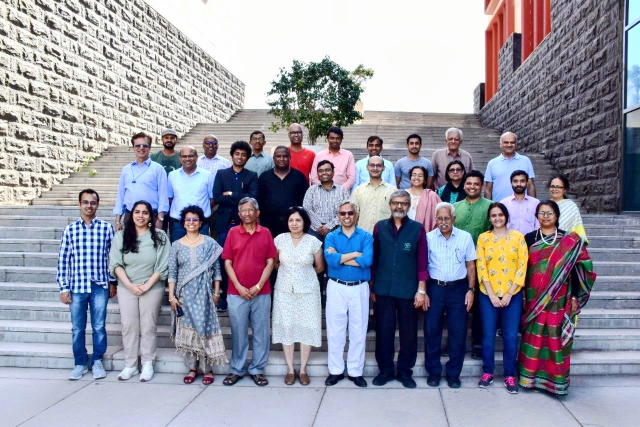
#> input picture Plaksha_Faculty.jpg, 1280 x 854 px, found by its file name (shown at 1/2 size)
$ jupyter execute RhythmLab5.ipynb   (shell and % lines are left out)
#> lines starting #> are read from the running program, lines starting #| are printed output that depends on the picture; after the words box and inside, x2 and y2 are one past the last pixel; in counts of white or black regions, pixels touching at a corner belong together
[cell 1]
import cv2
import numpy as np
import matplotlib.pyplot as plt
from sklearn.cluster import KMeans
from scipy.spatial import distance
from matplotlib.offsetbox import OffsetImage, AnnotationBbox

[cell 2]
import wandb
wandb.login(key="0b07b231f0ded66169038bc9fe81c2e3fb2c8adb")
wandb.init(project="my-awesome-project")

[cell 3]
# Reading the image plaksha_Faculty.jpg
img = cv2.imread("plaksha_Faculty.jpg")
#> img is the input picture: shape (854, 1280, 3); mean B, G, R 162.4, 149, 149.2

# Convert the image to grayscale
gray_img = cv2.cvtColor(img, cv2.COLOR_BGR2GRAY)
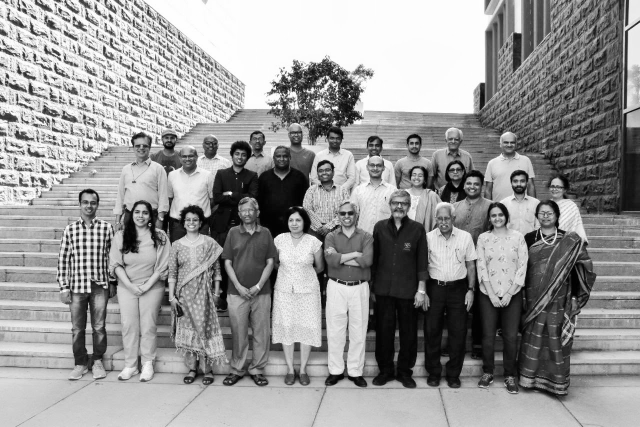
#> gray_img: shape (854, 1280) (shown at 1/2 size); min 0, max 255, mean 150.6

# Loading the required Haar-cascade XML classifier file
face_cascade = cv2.CascadeClassifier(cv2.data.haarcascades + "haarcascade_frontalface_default.xml")

# Applying the face detection method on the grayscale image
# Change the parameters for better detection of faces in your case.
faces_rect = face_cascade.detectMultiScale(gray_img, scaleFactor = 1.05, minNeighbors = 4, minSize=(25, 25), maxSize=(50, 50))
#> faces_rect = 30 rows, first 6: [322, 263, 33, 33], [654, 265, 31, 31], [500, 266, 30, 30], [892, 267, 31, 31], [409, 277, 28, 28], [812, 274, 34, 34]

# Define the text and font parameters
text = "Face Detected"  # The text you want to write
font = cv2.FONT_HERSHEY_SIMPLEX  # Font type
font_scale = 0.5  # Font scale factor
font_color = (0, 0, 255)  # Text color in BGR format (red)
font_thickness = 1  # Thickness of the text

# Iterating through rectangles of detected faces
for (x, y, w, h) in faces_rect:
    cv2.rectangle(img, (x, y), (x + w, y + h), (0, 0, 255), 2)
    # Add text above the detected face
    cv2.putText(img, text, (x, y - 10), font, font_scale, font_color, font_thickness)
#> this loop made 30 passes
#> (x, y, w, h) on passes 1 to 12: (322, 263, 33, 33), (654, 265, 31, 31), (500, 266, 30, 30), (892, 267, 31, 31), (409, 277, 28, 28), (812, 274, 34, 34), (464, 296, 33, 33), (632, 328, 34, 34), (819, 337, 33, 33), (570, 426, 39, 39), (576, 253, 32, 32), (1003, 273, 32, 32)
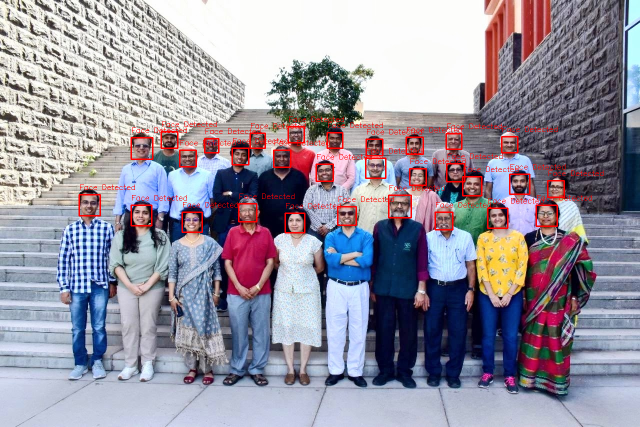
#> img: shape (854, 1280, 3) (shown at 1/2 size); 1.85% of pixels changed, all inside (x1, y1, x2, y2) = (157, 233, 1207, 467)

# Display the image with detected faces
plt.imshow(img)
plt.show()

[cell 4]
from matplotlib.offsetbox import OffsetImage, AnnotationBbox

# Convert the image from BGR to HSV and store in img_hsv
img_hsv = cv2.cvtColor(img, cv2.COLOR_BGR2HSV)
#> img_hsv: shape (854, 1280, 3); mean H, S, V 85.4, 71.4, 173.9

hue_saturation = []
face_images = []  # To store detected face images

for (x, y, w, h) in faces_rect:
    face = img_hsv[y:y + h, x:x + w]
    hue = np.mean(face[:, :, 0])
    saturation = np.mean(face[:, :, 1])
    hue_saturation.append((hue, saturation))
    face_images.append(face)
#> this loop made 30 passes
#> (x, y, w, h, hue, saturation) on passes 1 to 12: (322, 263, 33, 33, 57.92, 125), (654, 265, 31, 31, 50.31, 135.9), (500, 266, 30, 30, 31.43, 128.1), (892, 267, 31, 31, 81.31, 108.2), (409, 277, 28, 28, 95.74, 135.4), (812, 274, 34, 34, 56.97, 128.3), (464, 296, 33, 33, 42.56, 134.3), (632, 328, 34, 34, 81.22, 114.8), (819, 337, 33, 33, 36.69, 114.4), (570, 426, 39, 39, 55.81, 115.3), (576, 253, 32, 32, 75.87, 105.9), (1003, 273, 32, 32, 51.71, 106.9)
#> after the loop, face_images = 30 items; hue_saturation = 30 pairs, first value 23.05 to 120.8, second value 83.38 to 135.9

hue_saturation = np.array(hue_saturation)

# Perform k-Means clustering on hue_saturation and store in kmeans
kmeans = KMeans(n_clusters=3, random_state=42).fit(hue_saturation)

# Create a figure and axis
fig, ax = plt.subplots(figsize=(12, 6))

# Plot the clustered faces with custom markers
for i, (x, y, w, h) in enumerate(faces_rect):
    # Convert face image from HSV to RGB and resize for visualization
    im = OffsetImage(cv2.cvtColor(cv2.resize(face_images[i], (20, 20)), cv2.COLOR_HSV2RGB), zoom=1.5)
    ab = AnnotationBbox(im, (hue_saturation[i, 0], hue_saturation[i, 1]), frameon=False, pad=0)
    ax.add_artist(ab)
    plt.plot(hue_saturation[i, 0], hue_saturation[i, 1], 'bo')  # Plot data points

# Set labels and title
plt.xlabel("Hue")
plt.ylabel("Saturation")
plt.title("Face Clustering based on Hue & Saturation")
plt.grid(True)

plt.show()
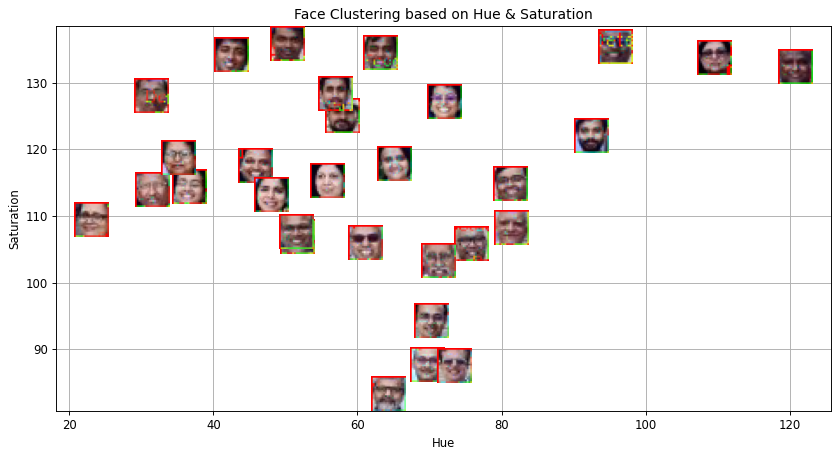
#> figure drawn by matplotlib, 1 panel

[cell 5]
# Create an empty list to store legend labels
legend_labels = []

# Create lists to store points for each cluster
cluster_0_points = []
cluster_1_points = []

# Your code for scatter plot goes here
fig, ax = plt.subplots(figsize=(12, 6))

# Separate points into clusters based on KMeans labels
for i, (x, y, w, h) in enumerate(faces_rect):
    if kmeans.labels_[i] == 0:
        cluster_0_points.append((hue_saturation[i, 0], hue_saturation[i, 1]))
    else:
        cluster_1_points.append((hue_saturation[i, 0], hue_saturation[i, 1]))
#> after the loop, cluster_0_points = [(57.92, 125), (50.31, 135.9), (31.43, 128.1), (56.97, 128.3), (42.56, 134.3), (36.69, 114.4), (55.81, 115.3), (51.71, 106.9), (63.22, 134.6), (45.8, 117.5), (23.05, 109.4), (31.55, 113.9), (48.03, 113.2), (51.53, 107.6), (35.11, 118.8)]; cluster_1_points = [(81.31, 108.2), (95.74, 135.4), (81.22, 114.8), (75.87, 105.9), (120.8, 132.5), (109.6, 133.8), (72, 127.1), (69.76, 87.69), (92.49, 122), (61.16, 106), (65.06, 117.9), (70.27, 94.28), (71.27, 103.4), (73.39, 87.63), (64.28, 83.38)]

# Convert lists to NumPy arrays for easier manipulation
cluster_0_points = np.array(cluster_0_points)
#> cluster_0_points = 15 rows, first 8: [57.92, 125], [50.31, 135.9], [31.43, 128.1], [56.97, 128.3], [42.56, 134.3], [36.69, 114.4], [55.81, 115.3], [51.71, 106.9]
cluster_1_points = np.array(cluster_1_points)
#> cluster_1_points = 15 rows, first 8: [81.31, 108.2], [95.74, 135.4], [81.22, 114.8], [75.87, 105.9], [120.8, 132.5], [109.6, 133.8], [72, 127.1], [69.76, 87.69]

# Plot points for cluster 0 in green
plt.scatter(cluster_0_points[:, 0], cluster_0_points[:, 1], color='green', label='Cluster 0', alpha=0.6)

# Plot points for cluster 1 in blue
plt.scatter(cluster_1_points[:, 0], cluster_1_points[:, 1], color='blue', label='Cluster 1', alpha=0.6)

# Calculate centroids from KMeans model
centroid_0 = kmeans.cluster_centers_[0]
#> centroid_0 = [45.45, 120.2]
centroid_1 = kmeans.cluster_centers_[1]
#> centroid_1 = [104.7, 130.9]

# Plot both the centroids for cluster 0 and cluster 1
plt.scatter(centroid_0[0], centroid_0[1], color='black', marker='x', s=100, label='Centroid 0')
plt.scatter(centroid_1[0], centroid_1[1], color='red', marker='x', s=100, label='Centroid 1')

# Set axis labels and title
plt.xlabel("Hue")
plt.ylabel("Saturation")
plt.title("Face Clustering based on Hue & Saturation")

# Add legend and grid
plt.legend()
plt.grid(True)

# Show the plot
plt.show()
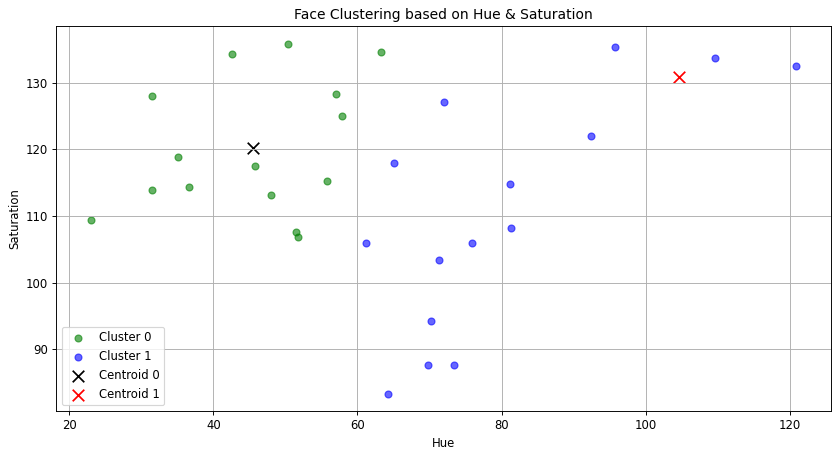
#> figure drawn by matplotlib, 1 panel

[cell 6]
# Read the class of the template image 'Dr_Shashi_Tharoor.jpg' using cv2 and store it in template_img
template_img = cv2.imread('Dr_Shashi_Tharoor.jpg')
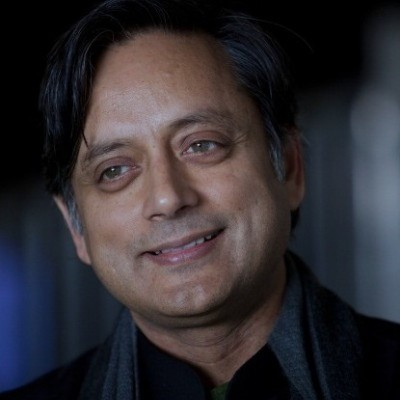
#> input picture Dr_Shashi_Tharoor.jpg, 400 x 400 px
#> template_img is the input picture: shape (400, 400, 3); mean B, G, R 49.8, 45.4, 49.1

# Convert to grayscale
gray_template = cv2.cvtColor(template_img, cv2.COLOR_BGR2GRAY)
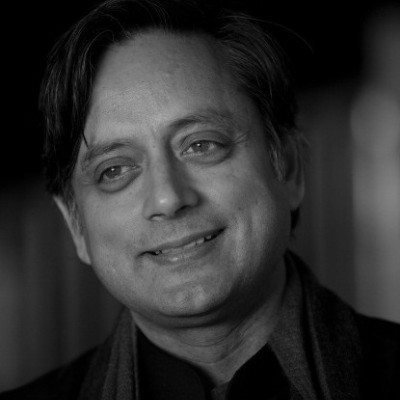
#> gray_template: shape (400, 400); min 0, max 188, mean 47

# Load Haar cascade for face detection
face_cascade = cv2.CascadeClassifier(cv2.data.haarcascades + 'haarcascade_frontalface_default.xml')

# Detect faces in the template image after converting it to gray and store it in template_faces
template_faces = face_cascade.detectMultiScale(gray_template, scaleFactor=1.1, minNeighbors=5, minSize=(30, 30))
#> template_faces = [[43, 60, 252, 252]]

# Draw rectangles around the detected faces
for (x, y, w, h) in template_faces:
    cv2.rectangle(template_img, (x, y), (x + w, y + h), (0, 255, 0), 3)
#> this loop made 1 pass
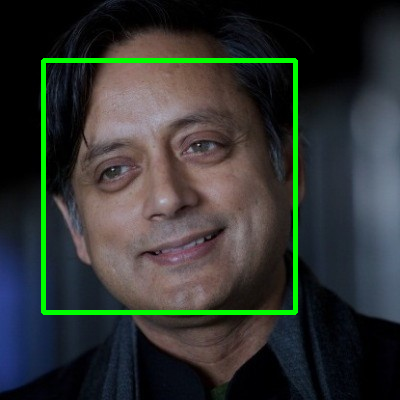
#> template_img: shape (400, 400, 3); 3.14% of pixels changed, all inside (x1, y1, x2, y2) = (41, 58, 298, 315)

# Show the image with detected faces
plt.imshow(template_img)
plt.show()

[cell 7]
# Convert the template image to HSV color space and store it in template_hsv
template_hsv = cv2.cvtColor(template_img, cv2.COLOR_BGR2HSV)
#> template_hsv: shape (400, 400, 3); mean H, S, V 66.8, 90.5, 64.6

# Extract hue and saturation features from the template image
template_hue = np.mean(template_hsv[:, :, 0])  # Mean Hue
#> template_hue = 66.77
template_saturation = np.mean(template_hsv[:, :, 1])  # Mean Saturation
#> template_saturation = 90.5

# Predict the cluster label for the template image
template_label = kmeans.predict([[template_hue, template_saturation]])[0]
#> template_label = 2

# Create a figure and axis for visualization
fig, ax = plt.subplots(figsize=(12, 6))

# Plot the clustered faces with custom markers
for i, (x, y, w, h) in enumerate(faces_rect):
    color = 'red' if kmeans.labels_[i] == 0 else 'blue'
    im = OffsetImage(cv2.cvtColor(cv2.resize(face_images[i], (20, 20)), cv2.COLOR_HSV2RGB))
    ab = AnnotationBbox(im, (hue_saturation[i, 0], hue_saturation[i, 1]), frameon=False, pad=0)
    ax.add_artist(ab)
    plt.plot(hue_saturation[i, 0], hue_saturation[i, 1], 'o', markersize=5, color=color)
#> this loop made 30 passes

# Plot the template image in the respective cluster
if template_label == 0:
    color = 'red'
else:
    color = 'blue'
im = OffsetImage(cv2.cvtColor(cv2.resize(template_img, (20, 20)), cv2.COLOR_BGR2RGB))
ab = AnnotationBbox(im, (template_hue, template_saturation), frameon=False, pad=0)
ax.add_artist(ab)


ax.set_xlabel("Hue")
ax.set_ylabel("Saturation")
ax.set_title("Clustering of Faces Based on HSV Features")
ax.grid(True)

plt.show()
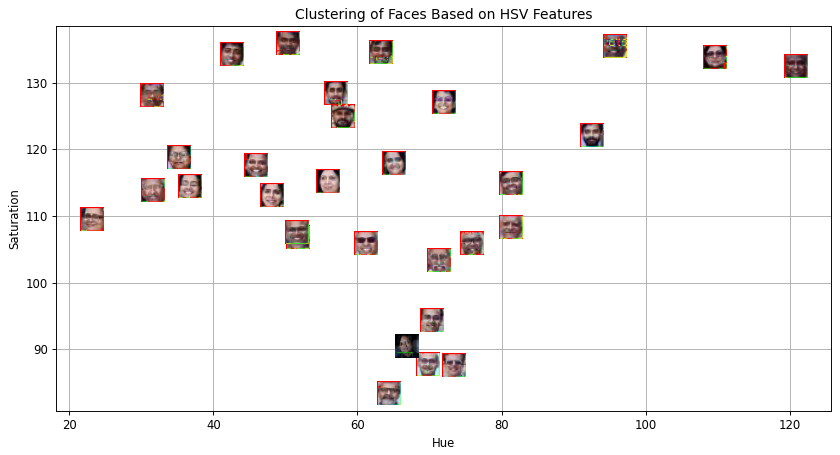
#> figure drawn by matplotlib, 1 panel

[cell 8]
# Create an empty list to store legend labels
legend_labels = []

# Create lists to store points for each cluster
cluster_0_points = []
cluster_1_points = []

# Scatter plot setup
fig, ax = plt.subplots(figsize=(12, 6))
for i, (x, y, w, h) in enumerate(faces_rect):
    if kmeans.labels_[i] == 0:
        cluster_0_points.append((hue_saturation[i, 0], hue_saturation[i, 1]))
    else:
        cluster_1_points.append((hue_saturation[i, 0], hue_saturation[i, 1]))
#> after the loop, cluster_0_points = [(57.92, 125), (50.31, 135.9), (31.43, 128.1), (56.97, 128.3), (42.56, 134.3), (36.69, 114.4), (55.81, 115.3), (51.71, 106.9), (63.22, 134.6), (45.8, 117.5), (23.05, 109.4), (31.55, 113.9), (48.03, 113.2), (51.53, 107.6), (35.11, 118.8)]; cluster_1_points = [(81.31, 108.2), (95.74, 135.4), (81.22, 114.8), (75.87, 105.9), (120.8, 132.5), (109.6, 133.8), (72, 127.1), (69.76, 87.69), (92.49, 122), (61.16, 106), (65.06, 117.9), (70.27, 94.28), (71.27, 103.4), (73.39, 87.63), (64.28, 83.38)]

# Convert lists to numpy arrays for plotting
cluster_0_points = np.array(cluster_0_points)
#> cluster_0_points = 15 rows, first 8: [57.92, 125], [50.31, 135.9], [31.43, 128.1], [56.97, 128.3], [42.56, 134.3], [36.69, 114.4], [55.81, 115.3], [51.71, 106.9]
plt.scatter(cluster_0_points[:, 0], cluster_0_points[:, 1], c='green', label='Cluster 0')


cluster_1_points = np.array(cluster_1_points)
#> cluster_1_points = 15 rows, first 8: [81.31, 108.2], [95.74, 135.4], [81.22, 114.8], [75.87, 105.9], [120.8, 132.5], [109.6, 133.8], [72, 127.1], [69.76, 87.69]

# Plot points for cluster 0 in green

# Plot points for cluster 1 in blue
plt.scatter(cluster_1_points[:, 0], cluster_1_points[:, 1], c='blue', label='Cluster 1')

# Calculate and plot centroids for both the clusters
centroid_0 = kmeans.cluster_centers_[0]
centroid_1 = kmeans.cluster_centers_[1]

plt.scatter(centroid_0[0], centroid_0[1], c='black', marker='x', label='Centroid 0')  # Centroid 0
plt.scatter(centroid_1[0], centroid_1[1], c='black', marker='x', label='Centroid 1')  # Centroid 1

# Plot template image hue-saturation point in violet
plt.plot(template_hue, template_saturation, marker='o', c='violet', markersize=10, label='Template Image')

# Labels and visualization enhancements
plt.xlabel("Hue")
plt.ylabel("Saturation")
plt.title("Clustering of Faces Based on HSV Features")
plt.legend()
plt.grid(True)
plt.show()

# End of Lab 5
